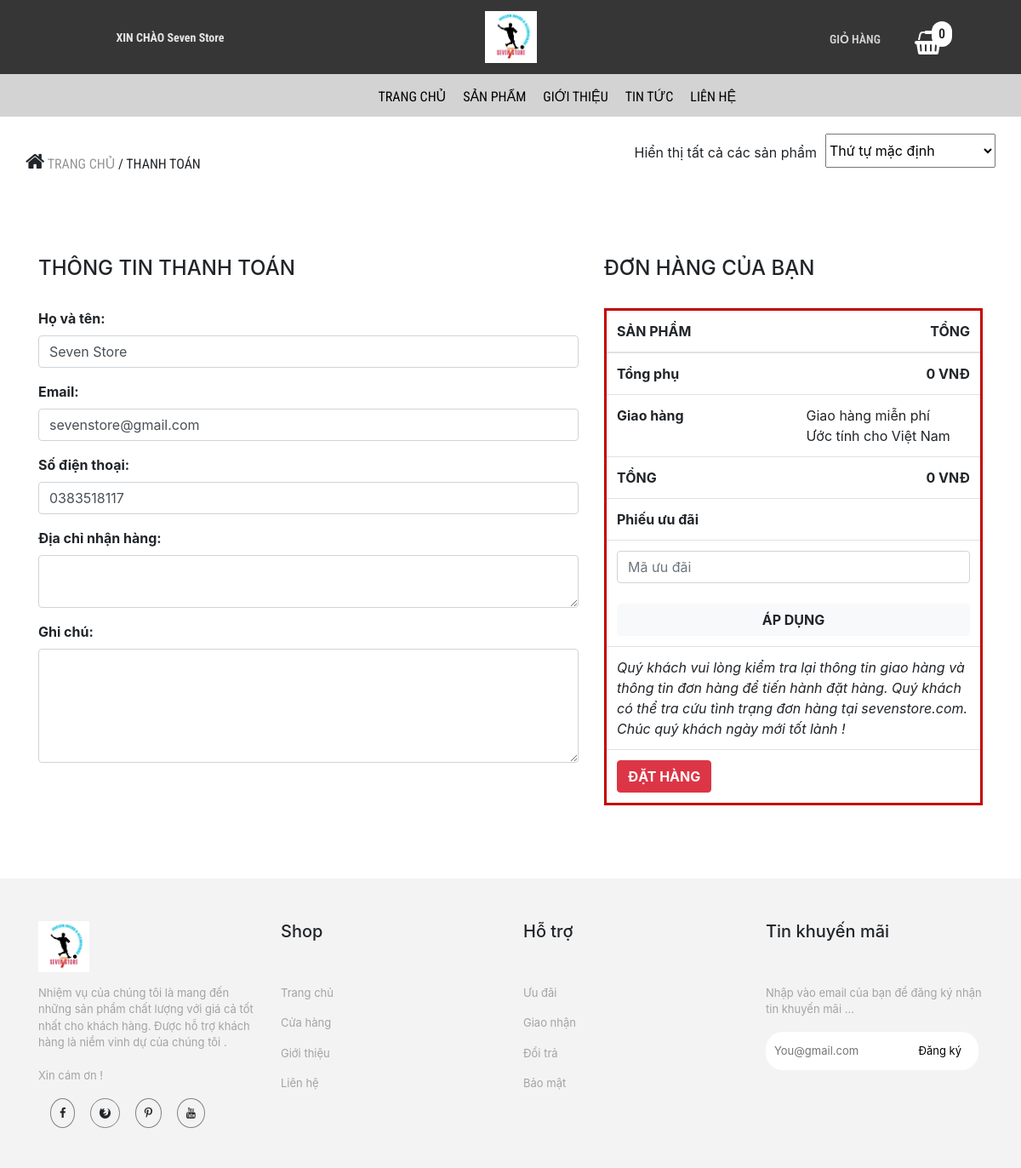
Screenshot of /trang-chinh/thanh-toan-gio-hang.php (signed in) with the database file from the repository.
### tables this page shows
CREATE TABLE `khach_hang` (
  `ma_kh` varchar(50) NOT NULL,
  `ho_ten` varchar(50) NOT NULL,
  `mat_khau` varchar(50) NOT NULL,
  `email` varchar(50) NOT NULL,
  `sdt` varchar(20) NOT NULL,
  `vai_tro` int(11) NOT NULL DEFAULT 0
);

### admin/dao/pdo.php (called while the page is built, shortened)
<?php
    function pdo_get_connection(){
        $pdo = new PDO("mysql:host=localhost;dbname=sevenstore",'root','');
        $pdo->setAttribute(PDO::ATTR_ERRMODE, PDO::ERRMODE_EXCEPTION);
        return $pdo;
    }
    function pdo_query_one($sql){
        $sql_args = array_slice(func_get_args(),1);
        try{
            $conn = pdo_get_connection();
            $stmt = $conn ->prepare($sql);
            $stmt -> execute($sql_args);
            $row = $stmt -> fetch();
            return $row;
        }catch(PDOException $e){
            throw $e;
        }finally{
            unset($conn);
        }
    }
    ?>

### admin/dao/khach-hang.php (called while the page is built, shortened)
<?php
    require_once ('pdo.php');
    function khach_hang_select_by_id($ma_kh){
        $sql = "SELECT * FROM khach_hang WHERE ma_kh=?";
        return pdo_query_one($sql,$ma_kh);
    }
?>

### trang-chinh/thanh-toan-gio-hang.php (the view, shortened to what this page needs)
<!DOCTYPE html>
<html lang="en">
<head>
    <link rel="stylesheet" href="https://maxcdn.bootstrapcdn.com/bootstrap/4.0.0/css/bootstrap.min.css">
    <link rel="stylesheet" href="../../sevenstore/css/chi-tiet-sp/products.css">
    <link rel="stylesheet" href="../../sevenstore/css/chi-tiet-sp/plugin/css/owl.carousel.min.css">
    <link rel="stylesheet" href="../../sevenstore/css/chi-tiet-sp/plugin/css/owl.theme.default.min.css">
    <link rel="stylesheet" href="https://cdnjs.cloudflare.com/ajax/libs/font-awesome/4.7.0/css/font-awesome.min.css">
    <link rel="stylesheet" href="https://maxcdn.bootstrapcdn.com/bootstrap/4.5.2/css/bootstrap.min.css">
</head>
<body>
    <div class="container-fluid">
        <div class="row">
            <div class="col-md-4" style="background-color: rgb(54, 54, 54);text-align: center">
                <div class="login">
                  <?php
                    if(!isset($_SESSION['user'])){
                  ?>
                  <a href="../../sevenstore/tai-khoan/dang-nhap.php"><p><strong>ĐĂNG NHẬP / ĐĂNG KÍ</strong></p></a>
                    <?php }else{ ?>
                        <a href="../../sevenstore/tai-khoan/thong-tin-tk.php"><p><strong>XIN CHÀO <?=$_SESSION['user']['ho_ten']?></strong></p></a>
                  <?php } ?>
                </div>
            </div>
            <div class="col-md-4" style="background-color: rgb(54, 54, 54);text-align: center">
                <div class="logo">
                <a href="index.php"><img src="../../sevenstore/css/danh-sach-sp/img/logo_sevenstore.png" alt="anh"></a>
                </div>
            </div>
            <div class="col-md-4" style="background-color: rgb(54, 54, 54);text-align: center">
                <div class="giohang" style = "position: reletive;">
                    <?php
                            $sll = 0;
                        ?>
                    <span style = "position: absolute;padding:3px 8px;background-color:#fff;border-radius:50px;left:295px;top:25px;" ><?=$sll?></span>
                <ul>
                        <li><p style="color: rgb(212, 212, 212);font-size: 14px;">GIỎ HÀNG</p></li>
                       <a href="danh-sach-gio-hang.php"><li><i class="fa fa-shopping-basket" style="font-size:28px;color:rgb(255, 255, 255)"></i></li></a>
                    </ul>
                </div>
            </div>
        </div>
    </div>
    <div class="container-fluid">
        <div class="row">
            <div class="col-md-12" style="background-color: rgb(211, 211, 211);">
                <div class="nav">
                    <ul>
                        <li><a href="danh-sach-sp.php">TRANG CHỦ</a></li>
                        <li><a href="danh-sach-sp.php">SẢN PHẨM</a></li>
                            <li><a href="gioi-thieu.php">GIỚI THIỆU</a></li>
                            <li><a href="tin-tuc.php">TIN TỨC</a></li>
                            <li><a href="lien-he.php">LIÊN HỆ</a></li>
                    </ul>
                </div>
            </div>
        </div>
    </div>
    <div class="container" style="margin-top: 20px;">
        <div class="row">
            <div class="col-md-7" style="
    padding-left: 0px;
">
                <div class="chuyen">
                    <p><i class="fa fa-home" style="font-size:24px"></i> <span>TRANG CHỦ </span> / THANH TOÁN</p>
                </div>
            </div>
            <div class="col-md-5" style="padding-right: 0px;">
                <div class="thutu">
                    <ul>
                        <li>
                            <p style="margin-top: 10px;">Hiển thị tất cả các sản phẩm</p>
                        </li>
                        <li>
                            <select>
                               <option>Thứ tự mặc định</option>
                           </select>
                        </li>
                    </ul>
                </div>
            </div>
        </div>
    </div>
    <?php
        require_once ('../../sevenstore/admin/dao/khach-hang.php');
        extract($_REQUEST);
        $ma_kh = $_SESSION['user']['ma_kh'];
        $item = khach_hang_select_by_id($ma_kh);
        extract($item);
    ?>
    <div class="container" style="margin-top: 80px;">
        <div class="row">
        <div class="col-sm-7">
        <form action="" method="post">
        <h4>THÔNG TIN THANH TOÁN</h4>
        <br>
        <table class="table table-borderless" border = "0">
            <tr>
                <div class="form-group">
                <label for=""> <b>Họ và tên:</b> </label>
                <input type="text" class="form-control" id="" name="ho_ten" value="<?=$ho_ten?>">
                </div>
            </tr>
            <tr>
                <div class="form-group">
                <label for=""><b>Email:</b></label>
                <input type="text" class="form-control" id="" name="email" value = "<?=$email?>">
                </div>
            </tr>
            <tr>
                <div class="form-group">
                <label for=""><b>Số điện thoại:</b></label>
                <input type="text" class="form-control" id="" name="sdt" value = "<?=$sdt?>">
                </div>
            </tr>
            <tr>
                <div class="form-group">
                <label for=""><b>Địa chỉ nhận hàng:</b></label>
                <textarea class="form-control" rows="2" id="" name = "dia_chi"></textarea>
                </div>
            </tr>
            <tr>
                <div class="form-group">
                <label for=""><b>Ghi chú:</b></label>
                <textarea class="form-control" rows="5" id="" name = "ghi_chu"></textarea>
                </div>
            </tr>
        </table>
        </div>
            <div class="col-sm-5">
            <h4>ĐƠN HÀNG CỦA BẠN</h4>
            <br>
            <table class="table" style = "border:3px solid #c30005;">
            <thead>
                <tr>
                    <th>SẢN PHẨM</th>
                    <th  style = "text-align:right;">TỔNG</th>
                </tr>
                </thead>
                <tbody>
                <?php
                $total = $i = 0;
                ?>
                <tr>
                    <td><b>Tổng phụ</b></td>
                    <td style = "text-align:right;"><b><?=number_format($total)?> VNĐ</b></td>
                </tr>
                <tr>
                    <td><b>Giao hàng</b></td>
                    <td style = "text-align:left;">Giao hàng miễn phí <br>
                    Ước tính cho Việt Nam</td>
                </tr>
                <tr>
                    <td><b>TỔNG</b></td>
                    <td style = "text-align:right;"><b><?=number_format($total)?> VNĐ</b></td>
                </tr>
                <tr>
                    <td colspan = "2"><b>Phiếu ưu đãi</b></td>
                </tr>
                <tr>
                    <td colspan = "2">
                    <input type="text" class="form-control" placeholder="Mã ưu đãi"><br>
                    <button class = "btn btn-light" style = "width:100%;"><b>ÁP DỤNG</b></button>
                    </td>
                </tr>
                <tr>
                    <td colspan="2"><i>Quý khách vui lòng kiểm tra lại thông tin giao hàng và thông tin đơn hàng để tiến hành đặt hàng. Quý khách có thể tra cứu tình trạng đơn hàng tại sevenstore.com. Chúc quý khách ngày mới tốt lành !</i></td>
                </tr>
                <tr>
                        <td><button type="submit" name="dathang" class="btn btn-danger"><b>ĐẶT HÀNG</b></button></td>
                        <td></td>
                </tr>
                </tbody>
            </table>
            </div>
        </div>
        </div>
    <div class="container-fluid now2" style="margin-top: 70px;">
        <div class="row">
            <div class="container" style="margin-top: 50px;">
                <div class="row">
                    <div class="col-md-3">
                        <div class="fo">
                        <img src="../../sevenstore/css/danh-sach-sp/img/logo_sevenstore.png" alt="" style ="width:60px;">
                        </div>
                    </div>
                    <div class="col-md-3">
                        <div class="fo">
                            <h5>Shop</h5>
                        </div>
                    </div>
                    <div class="col-md-3">
                        <h5>Hỗ trợ</h5>
                    </div>
                    <div class="col-md-3">
                        <h5>Tin khuyến mãi</h5>
                    </div>
                </div>
                <div class="row" style="margin-top: 0px;">
                    <div class="col-md-3">
                        <div class="fo">
                            <ul>
                                <li>
                                    <p>
                                    Nhiệm vụ của chúng tôi là mang đến những sản phẩm chất lượng với giá cả tốt nhất cho khách hàng. Được hỗ trợ khách hàng là niềm vinh dự của chúng tôi . <br><br>
                                    Xin cám ơn !
                                </p>
                                </li>
                                <li><i class="fa fa-facebook "></i>
                                    <i class="fa fa-firefox"></i>
                                    <i class="fa fa-pinterest-p"></i>
                                    <i class="fa fa-youtube"></i>
                                </li>
                            </ul>
                        </div>
                    </div>
                    <div class="col-md-3">
                        <div class="fo">
                            <ul>
                                <li>
                                    <p>Trang chủ</p>
                                </li>
                                <li>
                                    <p>Cửa hàng</p>
                                </li>
                                <li>
                                    <p>Giới thiệu</p>
                                </li>
                                <li>
                                    <p>Liên hệ</p>
                                </li>
                            </ul>
                        </div>
                    </div>
                    <div class="col-md-3">
                        <div class="fo">
                            <ul>
                                <li>
                                    <p>Ưu đãi</p>
                                </li>
                                <li>
                                    <p>Giao nhận</p>
                                </li>
                                <li>
                                    <p>Đổi trả</p>
                                </li>
                                <li>
                                    <p>Bảo mật</p>
                                </li>
                            </ul>
                        </div>
                    </div>
                    <div class="col-md-3">
                        <div class="fo">
                            <ul>
                                <li>
                                    <p>Nhập vào email của bạn để đăng ký nhận tin khuyến mãi ...</p>
                                </li>
                                <li>
                                    <input type="text" placeholder="You@gmail.com">
                                    <a href="#">Đăng ký</a>
                                </li>
                            </ul>
                        </div>
                    </div>
                </div>
            </div>
        </div>
    </div>
</body>
</html>

### css/chi-tiet-sp/products.css (style rules this page uses)
* { margin: 0px; padding: 0px; box-sizing: border-box; }
.login p { margin-top: 34px; color: rgb(230, 230, 230); font-size: 14px; font-family: "Roboto Condensed", sans-serif; }
.logo { padding: 13px; }
.logo img { width: 61px; }
.nav { position: relative; width: 100%; height: 50px; background-color: rgb(211, 211, 211); font-family: "Roboto Condensed", sans-serif; }
.nav ul { position: absolute; top: 0; left: 35%; }
.nav ul li { float: left; list-style: none; margin-left: 20px; font-family: "Roboto Condensed", sans-serif; font-size: 16px; margin-top: 15px; }
.nav ul li a { text-decoration: none; color: black; }
li { list-style-type: none; }
.giohang { font-weight: 600; margin-left: 120px; font-family: "Roboto Condensed", sans-serif; }
.giohang ul li { float: left; margin-left: 40px; margin-top: 20px; }
.chuyen { font-family: "Roboto Condensed", sans-serif; margin-top: 20px; }
.chuyen span { color: rgb(150, 148, 148); }
.thutu { float: right; }
.thutu ul li { float: left; list-style: none; margin-left: 10px; }
.thutu ul li select { width: 200px; height: 40px; }
.fo ul li { margin-top: 15px; list-style: none; font-size: 13px; }
.fo img { width: 100px; }
.fo ul li i { margin-left: 14px; border: solid 1px gray; padding: 10px; border-radius: 100%; }
.fo ul li p { color: rgb(163, 163, 163); }
.fo ul li input { padding: 13px 10px; width: 250px; border: none; border-radius: 20px; }
.fo ul li a { position: absolute; top: 83px; right: 40px; color: black; }
.now2 { width: 100%; height: 340px; background-color: rgb(243, 243, 243); position: relative; }

### rows the page displays
khach_hang: ho_ten "Seven Store", email "sevenstore@gmail.com", sdt "0383518117"

### other values shown
$_SESSION['user']['ho_ten'] "Seven Store"
$sll "0"
$total "0"
